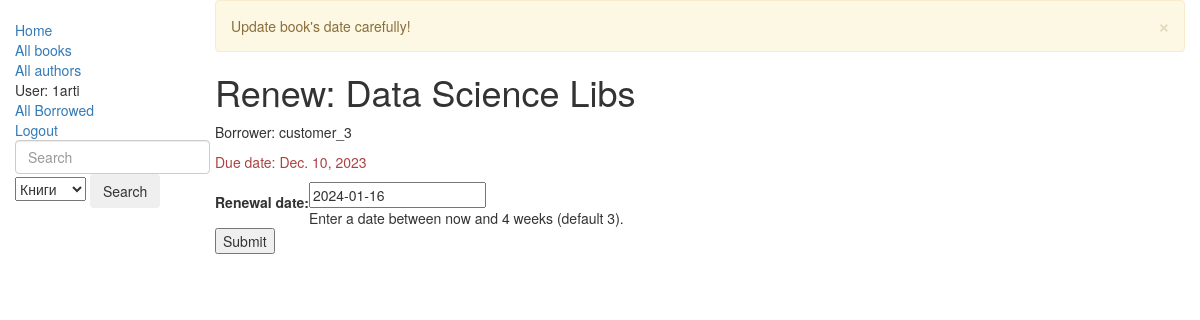
/catalog/book/65c627e400bf4ec8a2599025e04d97e9/renew/ (signed in), run on an earlier commit of the app's database.
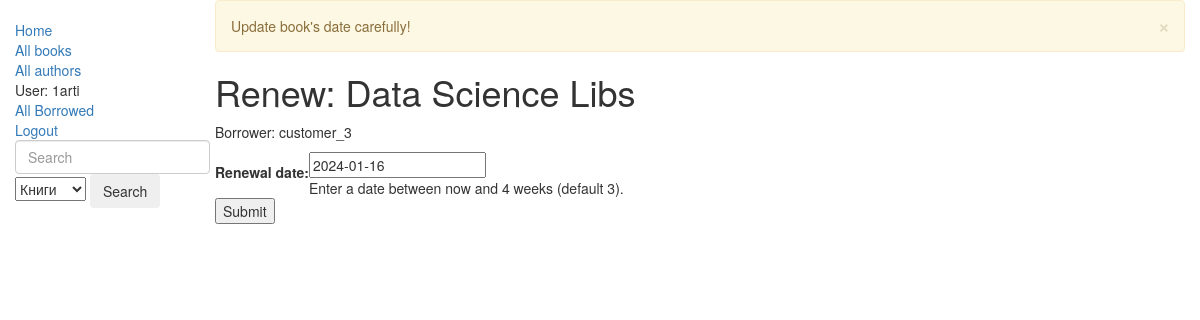
And on a later commit of the database.
### catalog/models.py (models this page shows, shortened)
class BookInstance(models.Model):
    id = models.UUIDField(primary_key=True, default=uuid.uuid4, help_text='Unique instance id for search')
    book = models.ForeignKey(Book, on_delete=models.SET_NULL, null=True)
    imprint = models.CharField(max_length=200)
    due_back = models.DateField(null=True, blank=True)
    LOAN_STATUS = (
        ('m', 'Maintenance'),
        ('o', 'On loan'),
        ('a', 'Available'),
        ('r', 'Reserved'),
    )
    status = models.CharField(max_length=1, choices=LOAN_STATUS, blank=True, default='m', help_text='Book availability')
    language = models.ForeignKey(Language, on_delete=models.SET_NULL, null=True)
    borrower = models.ForeignKey(User, on_delete=models.SET_NULL, null=True, blank=True)
    class Meta:
        ordering = ["due_back"]
        permissions = (('can_mark_returned', 'Set book as returned.'), )
    @property
    def is_overdue(self):
        if self.due_back and date.today() > self.due_back:
            return True
        return False

class Book(models.Model):
    title = models.CharField(max_length=200)
    author = models.ForeignKey('Author', on_delete=models.SET_NULL, null=True)
    summary = models.TextField(max_length=1000, help_text='Enter brief description for book')
    isbn = models.CharField('ISBN', max_length=13, help_text='13 Character <a href="https://www.isbn-international.org/content/what-isbn">ISBN number</a>')
    genre = models.ManyToManyField(Genre, help_text='Select Genre for this Book')
    cover = models.ImageField(upload_to='books_covers/', null=True, blank=True, default='/books_covers/upscaled_31.jpg')
    def display_genre(self):
        """
            Func for admin panel Book-Genre display
        """
        return ', '.join([genre.name for genre in self.genre.all()[:3]])
    display_genre.short_description = 'Genre'

### catalog/views.py (the view)
# urls.py: re_path(r'^book/(?P<pk>[-\w]+)/renew/$', views.renew_book_librarian, name='renew-book-librarian'),
@permission_required('catalog.can_mark_returned')
def renew_book_librarian(request, pk):
    book_inst = get_object_or_404(BookInstance, pk=pk)
    if request.method == 'POST':
        form = RenewBookForm(request.POST)
        if form.is_valid():
            book_inst.due_back = form.cleaned_data['renewal_date']
            book_inst.save()
            messages.success(request, "Book's date updated successfully!")
            return HttpResponseRedirect(reverse('all-borrowed'))
    else:
        messages.warning(request, "Update book's date carefully!")
        proposed_renewal_date = datetime.date.today() + datetime.timedelta(weeks=3)
        form = RenewBookForm(initial={'renewal_date': proposed_renewal_date, })
    return render(request, 'catalog/book_renew_librarian.html', {'form': form, 'bookinst': book_inst})

### catalog/forms.py (shortened to what this page needs)
class RenewBookForm(forms.Form):
    renewal_date = forms.DateField(help_text="Enter a date between now and 4 weeks (default 3).")

### catalog/templates/catalog/book_renew_librarian.html (shortened to what this page needs)
{% extends "base_generic.html" %}
{% block content %}
    <h1>Renew: {{ bookinst.book.title }}</h1>
    <p>Borrower: {{ bookinst.borrower }}</p>
    <p{% if bookinst.is_overdue %} class="text-danger">{% endif %}Due date: {{ bookinst.due_back }}</p>
    <form action="" method="post">
        <table>
        {{ form }}
        </table>
        <input type="submit" value="Submit">
    </form>
{% endblock %}

What changed in the data, as far as the page shows it:
changed BookInstance "Data Science Libs": due_back "Dec. 10, 2023" → (not shown)
Also different on the page:
text no longer shown: "Due date:"
